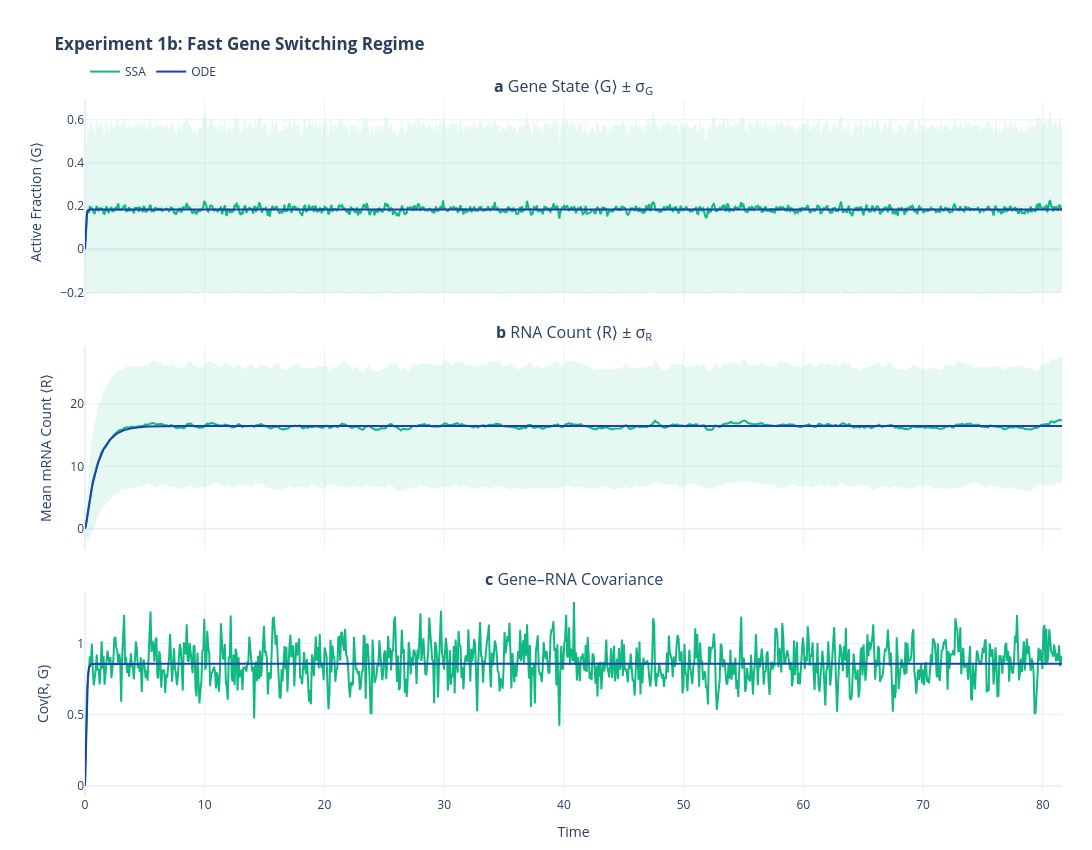

Here is the notebook cell this chart was saved with:
### Markdown cell above
**1b. Fast** ($k_{\text{on}}=2.71,\; k_{\text{off}}=12.0,\; k_{\text{syn}}=89.5$)

Pooled two-allele expression: rapid flickering, promoter effectively averaged → low variance.

### Code cell
run_comparison(
    title="Experiment 1b: Fast Gene Switching Regime",
    k_on=2.71,
    k_off=12.0,
    k_syn=89.5,
)

### Figure 1 — Plotly figure (JSON) as saved in the notebook; plotly's stock layout.template omitted (floating-point values rounded to 4 significant figures; data arrays with more than 128 entries replaced by an {"elided": "..."} marker saying what was removed)
{"data": [{"hoverinfo": "skip", "legendgroup": "ssa", "line": {"width": 0}, "showlegend": false, "type": "scatter", "x": {"elided": "1000 float values"}, "xaxis": "x", "y": {"elided": "1000 float values"}, "yaxis": "y"}, {"fill": "tonexty", "fillcolor": "rgba(16, 185, 129, 0.10)", "hoverinfo": "skip", "legendgroup": "ssa", "line": {"width": 0}, "showlegend": false, "type": "scatter", "x": {"elided": "1000 float values"}, "xaxis": "x", "y": {"elided": "1000 float values"}, "yaxis": "y"}, {"hovertemplate": "SSA ⟨G⟩ = %{y:.3f}<extra></extra>", "legendgroup": "ssa", "line": {"color": "#10B981", "width": 2}, "name": "SSA", "showlegend": true, "type": "scatter", "x": {"elided": "1000 float values"}, "xaxis": "x", "y": {"elided": "1000 float values"}, "yaxis": "y"}, {"hovertemplate": "ODE ⟨G⟩ = %{y:.3f}<extra></extra>", "legendgroup": "ode", "line": {"color": "#1E40AF", "width": 2}, "name": "ODE", "showlegend": true, "type": "scatter", "x": {"elided": "1000 float values"}, "xaxis": "x", "y": {"elided": "1000 float values"}, "yaxis": "y"}, {"hoverinfo": "skip", "legendgroup": "ssa", "line": {"width": 0}, "showlegend": false, "type": "scatter", "x": {"elided": "1000 float values"}, "xaxis": "x2", "y": {"elided": "1000 float values"}, "yaxis": "y2"}, {"fill": "tonexty", "fillcolor": "rgba(16, 185, 129, 0.10)", "hoverinfo": "skip", "legendgroup": "ssa", "line": {"width": 0}, "showlegend": false, "type": "scatter", "x": {"elided": "1000 float values"}, "xaxis": "x2", "y": {"elided": "1000 float values"}, "yaxis": "y2"}, {"hovertemplate": "SSA ⟨R⟩ = %{y:.1f}<extra></extra>", "legendgroup": "ssa", "line": {"color": "#10B981", "width": 2}, "showlegend": false, "type": "scatter", "x": {"elided": "1000 float values"}, "xaxis": "x2", "y": {"elided": "1000 float values"}, "yaxis": "y2"}, {"hovertemplate": "ODE ⟨R⟩ = %{y:.1f}<extra></extra>", "legendgroup": "ode", "line": {"color": "#1E40AF", "width": 2}, "showlegend": false, "type": "scatter", "x": {"elided": "1000 float values"}, "xaxis": "x2", "y": {"elided": "1000 float values"}, "yaxis": "y2"}, {"hovertemplate": "SSA Cov = %{y:.3f}<extra></extra>", "legendgroup": "ssa", "line": {"color": "#10B981", "width": 2}, "showlegend": false, "type": "scatter", "x": {"elided": "1000 float values"}, "xaxis": "x3", "y": {"elided": "1000 float values"}, "yaxis": "y3"}, {"hovertemplate": "ODE Cov = %{y:.3f}<extra></extra>", "legendgroup": "ode", "line": {"color": "#1E40AF", "width": 2}, "showlegend": false, "type": "scatter", "x": {"elided": "1000 float values"}, "xaxis": "x3", "y": {"elided": "1000 float values"}, "yaxis": "y3"}], "layout": {"annotations": [{"font": {"size": 16}, "showarrow": false, "text": "<b>a</b> Gene State ⟨G⟩ ± σ<sub>G</sub>", "x": 0.5, "xanchor": "center", "xref": "paper", "y": 1.0, "yanchor": "bottom", "yref": "paper"}, {"font": {"size": 16}, "showarrow": false, "text": "<b>b</b> RNA Count ⟨R⟩ ± σ<sub>R</sub>", "x": 0.5, "xanchor": "center", "xref": "paper", "y": 0.6467, "yanchor": "bottom", "yref": "paper"}, {"font": {"size": 16}, "showarrow": false, "text": "<b>c</b> Gene–RNA Covariance", "x": 0.5, "xanchor": "center", "xref": "paper", "y": 0.2933, "yanchor": "bottom", "yref": "paper"}], "height": 850, "hovermode": "x", "legend": {"bgcolor": "rgba(255, 255, 255, 0.5)", "groupclick": "togglegroup", "orientation": "h", "x": 0, "xanchor": "left", "y": 1.02, "yanchor": "bottom"}, "margin": {"b": 50, "l": 85, "r": 30, "t": 100}, "title": {"text": "<b>Experiment 1b: Fast Gene Switching Regime</b>"}, "width": 1100, "xaxis": {"anchor": "y", "domain": [0.0, 1.0], "matches": "x3", "showticklabels": false}, "xaxis2": {"anchor": "y2", "domain": [0.0, 1.0], "matches": "x3", "showticklabels": false}, "xaxis3": {"anchor": "y3", "domain": [0.0, 1.0], "title": {"text": "Time"}}, "yaxis": {"anchor": "x", "domain": [0.7067, 1.0], "title": {"text": "Active Fraction ⟨G⟩"}}, "yaxis2": {"anchor": "x2", "domain": [0.3533, 0.6467], "title": {"text": "Mean mRNA Count ⟨R⟩"}}, "yaxis3": {"anchor": "x3", "domain": [0.0, 0.2933], "title": {"text": "Cov(R, G)"}}}}
